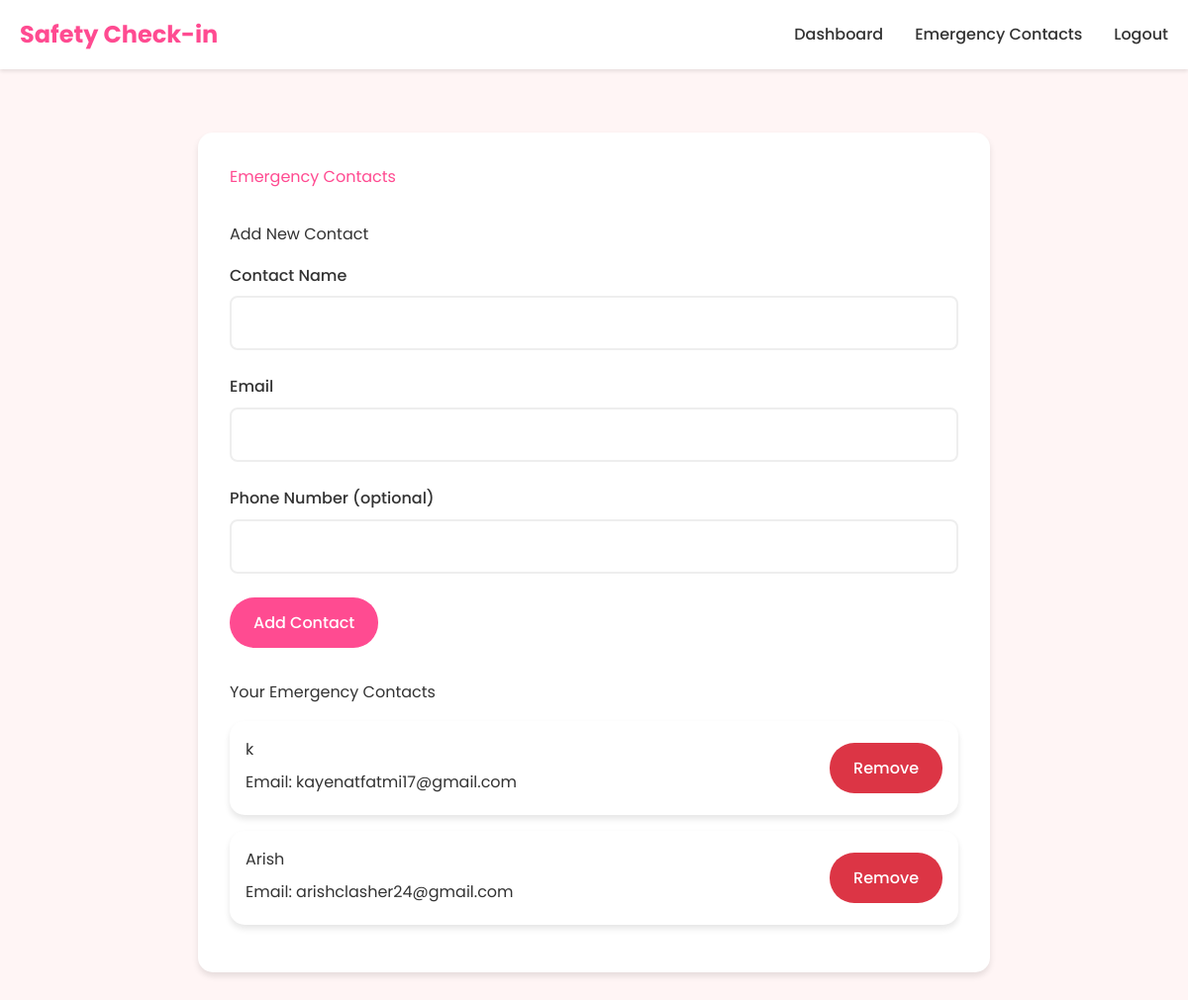
The page /emergency-contacts (signed in) on the database its author committed.
### calling/app.py (models this page shows)
class EmergencyContact(db.Model):
    id = db.Column(db.Integer, primary_key=True)
    name = db.Column(db.String(100), nullable=False)
    email = db.Column(db.String(120), nullable=False)
    phone = db.Column(db.String(20))
    user_id = db.Column(db.Integer, db.ForeignKey('user.id'), nullable=False)

### calling/app.py (the view, shortened to what this page needs)
@app.route('/emergency-contacts', methods=['GET', 'POST'])
@login_required
def emergency_contacts():
    contacts = EmergencyContact.query.filter_by(user_id=current_user.id).all()
    return render_template('emergency_contacts.html', contacts=contacts)

### calling/app.py (called while the page is built)
@login_manager.user_loader
def load_user(user_id):
    return User.query.get(int(user_id))

### calling/templates/emergency_contacts.html (shortened to what this page needs)
{% extends "base.html" %}
{% block content %}
<div style="max-width: 800px; margin: 0 auto; padding: 2rem 0;">
    <div class="card">
        <h2 style="color: var(--primary-color); margin-bottom: 2rem;">Emergency Contacts</h2>
        <form method="POST" action="{{ url_for('calling.emergency_contacts') }}" style="margin-bottom: 2rem;">
            <h3 style="margin-bottom: 1rem;">Add New Contact</h3>
            <div class="form-group">
                <label for="name">Contact Name</label>
                <input type="text" id="name" name="name" required>
            </div>
            <div class="form-group">
                <label for="email">Email</label>
                <input type="email" id="email" name="email" required>
            </div>
            <div class="form-group">
                <label for="phone">Phone Number (optional)</label>
                <input type="tel" id="phone" name="phone">
            </div>
            <button type="submit" class="btn btn-primary">Add Contact</button>
        </form>
        <div class="contacts-list">
            <h3 style="margin-bottom: 1rem;">Your Emergency Contacts</h3>
            {% if contacts %}
                {% for contact in contacts %}
                    <div class="card" style="margin-bottom: 1rem; padding: 1rem;">
                        <div style="display: flex; justify-content: space-between; align-items: center;">
                            <div>
                                <h4 style="margin-bottom: 0.5rem;">{{ contact.name }}</h4>
                                <p style="margin-bottom: 0.25rem;">Email: {{ contact.email }}</p>
                            </div>
                            <form method="POST" action="{{ url_for('calling.delete_contact', contact_id=contact.id) }}" style="margin: 0;">
                                <button type="submit" class="btn" style="background-color: #dc3545; color: white;">Remove</button>
                            </form>
                        </div>
                    </div>
                {% endfor %}
            {% else %}
                <p style="text-align: center; padding: 2rem;">No emergency contacts added yet.</p>
            {% endif %}
        </div>
    </div>
</div>
{% endblock %}

### calling/templates/base.html (style rules this page uses)
:root { --primary-color: #FF4B91; --secondary-color: #FF8DC7; --background-color: #FFF5F5; --text-color: #333333; --white: #FFFFFF; }
* { margin: 0; padding: 0; box-sizing: border-box; font-family: 'Poppins', sans-serif; }
body { background-color: var(--background-color); color: var(--text-color); line-height: 1.6; }
.btn { display: inline-block; padding: 0.8rem 1.5rem; border-radius: 25px; text-decoration: none; font-weight: 500; transition: all 0.3s ease; border: none; cursor: pointer; }
.btn-primary { background-color: var(--primary-color); color: var(--white); }
.card { background-color: var(--white); border-radius: 15px; padding: 2rem; box-shadow: 0 4px 6px rgba(0,0,0,0.1); margin-bottom: 2rem; }
.form-group { margin-bottom: 1.5rem; }
.form-group label { display: block; margin-bottom: 0.5rem; font-weight: 500; }
.form-group input { width: 100%; padding: 0.8rem; border: 2px solid #eee; border-radius: 8px; font-size: 1rem; transition: border-color 0.3s ease; }

### rows shown on the page
EmergencyContact: name "k", email "kayenatfatmi17@gmail.com"
EmergencyContact: name "Arish", email "arishclasher24@gmail.com"
